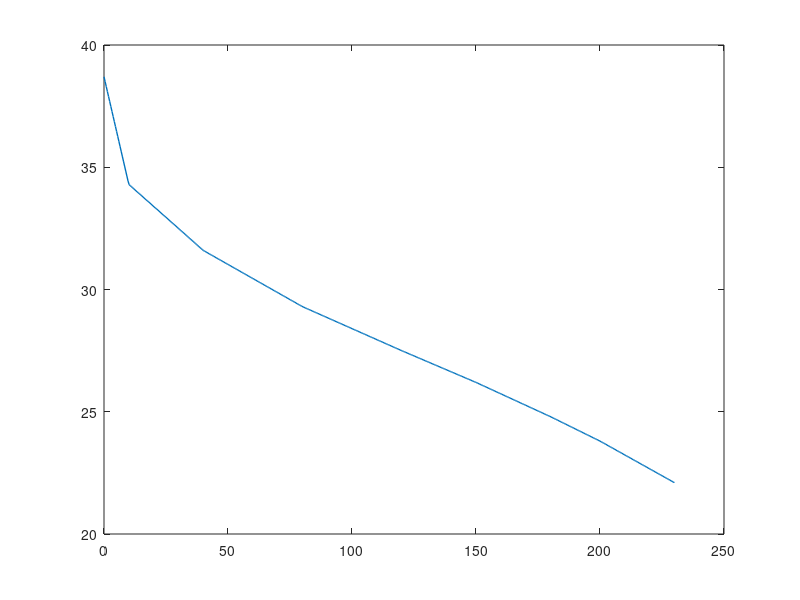

Source code (MATLAB):
I = [0 10 40 80 120 150 180 200 230];
V_stack = [38.7 34.3 31.6 29.3 27.5 26.2 24.8 23.8 22.1];

%interpolation - Stack Voltage (V_stack) depending on the Current (I)

I_new = linspace(max (I), min(I), 500);

V_stack_new = interp1(I, V_stack, I_new, 'linear');

plot(I_new, V_stack_new, 'lineWidth', 1);
